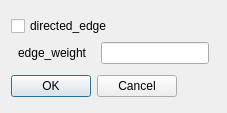
<?xml version="1.0" encoding="UTF-8"?>
<ui version="4.0">
 <class>graph_edge_editor</class>
 <widget class="QDialog" name="graph_edge_editor">
  <property name="geometry">
   <rect>
    <x>0</x>
    <y>0</y>
    <width>227</width>
    <height>113</height>
   </rect>
  </property>
  <property name="sizePolicy">
   <sizepolicy hsizetype="Maximum" vsizetype="Maximum">
    <horstretch>0</horstretch>
    <verstretch>0</verstretch>
   </sizepolicy>
  </property>
  <property name="windowTitle">
   <string>Dialog</string>
  </property>
  <layout class="QVBoxLayout" name="verticalLayout_2">
   <item>
    <layout class="QVBoxLayout" name="verticalLayout">
     <item>
      <widget class="QCheckBox" name="directed_checkbox">
       <property name="sizePolicy">
        <sizepolicy hsizetype="Maximum" vsizetype="Maximum">
         <horstretch>0</horstretch>
         <verstretch>0</verstretch>
        </sizepolicy>
       </property>
       <property name="text">
        <string>directed_edge</string>
       </property>
      </widget>
     </item>
     <item>
      <layout class="QHBoxLayout" name="horizontalLayout">
       <item>
        <widget class="QLabel" name="label">
         <property name="sizePolicy">
          <sizepolicy hsizetype="Maximum" vsizetype="Maximum">
           <horstretch>0</horstretch>
           <verstretch>0</verstretch>
          </sizepolicy>
         </property>
         <property name="text">
          <string>edge_weight</string>
         </property>
        </widget>
       </item>
       <item>
        <widget class="QLineEdit" name="weight_edit">
         <property name="sizePolicy">
          <sizepolicy hsizetype="Maximum" vsizetype="Maximum">
           <horstretch>0</horstretch>
           <verstretch>0</verstretch>
          </sizepolicy>
         </property>
        </widget>
       </item>
      </layout>
     </item>
    </layout>
   </item>
   <item>
    <widget class="QDialogButtonBox" name="buttonBox">
     <property name="sizePolicy">
      <sizepolicy hsizetype="Maximum" vsizetype="Maximum">
       <horstretch>0</horstretch>
       <verstretch>0</verstretch>
      </sizepolicy>
     </property>
     <property name="orientation">
      <enum>Qt::Horizontal</enum>
     </property>
     <property name="standardButtons">
      <set>QDialogButtonBox::Cancel|QDialogButtonBox::Ok</set>
     </property>
    </widget>
   </item>
  </layout>
 </widget>
 <resources/>
 <connections>
  <connection>
   <sender>buttonBox</sender>
   <signal>accepted()</signal>
   <receiver>graph_edge_editor</receiver>
   <slot>accept()</slot>
   <hints>
    <hint type="sourcelabel">
     <x>248</x>
     <y>254</y>
    </hint>
    <hint type="destinationlabel">
     <x>157</x>
     <y>274</y>
    </hint>
   </hints>
  </connection>
  <connection>
   <sender>buttonBox</sender>
   <signal>rejected()</signal>
   <receiver>graph_edge_editor</receiver>
   <slot>reject()</slot>
   <hints>
    <hint type="sourcelabel">
     <x>316</x>
     <y>260</y>
    </hint>
    <hint type="destinationlabel">
     <x>286</x>
     <y>274</y>
    </hint>
   </hints>
  </connection>
 </connections>
</ui>
